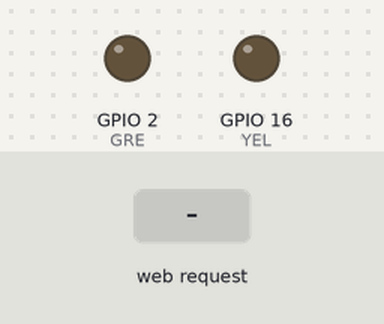
Simulated run of this sketch. Board: ESP8266 (NodeMCU). Parts: output pins drawn as LEDs (lit = HIGH). Dashed ring = blinking. The test bench sets the inputs (shaded band). WiFi joins after 1.5 s; servers stay silent unless stated; pins used as bus, display or sensor lines are not drawn; what the sketch prints to the serial monitor is not drawn.

Above: at 2.7 s.
2.8 s: HTTP request GET /timerLoop/start received
At 3.8 s:
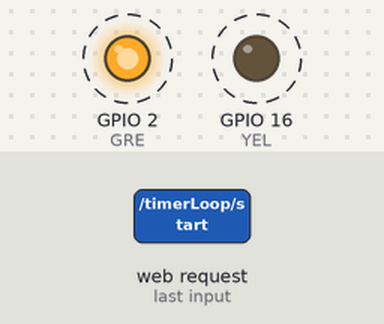
5.8 s: HTTP request GET /green/on received
8.8 s: HTTP request GET /green/off received
Timing chart, 0 to 17.8 s (numbered marks = the images above; inputs shaded):
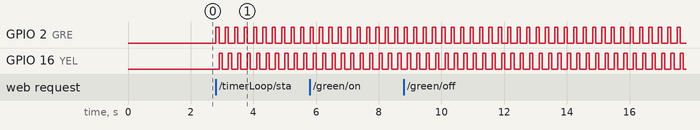

The sketch:

NewLights.ino
```cpp
//Robo India tutorial On Controlling LED on WEB (modified by James Carr)
//https://www.roboindia.com/tutorials


#include <ESP8266WiFi.h>

const char* ssid = "UnimatrixZero";
const char* password = "novi145$";

int YEL = 16; // led connected to D0 (Yellow)
int RE = 15; // led connected to D8 (Red)
int GRE = 2; // led connected to D4 (Green)

bool YellowOn = 0;
bool RedOn = 0;
bool GreenOn = 0;

bool cycle = 0; //flag if the cycle function is on or off
WiFiServer server(80);

void setup()
{
  Serial.begin(115200);
  pinMode(YEL, OUTPUT);
  digitalWrite(YEL, LOW);
  pinMode(RE, OUTPUT);
  digitalWrite(RE, LOW);
  pinMode(GRE, OUTPUT);
  digitalWrite(GRE, LOW);


  Serial.print("Connecting to Internet ");
  WiFi.begin(ssid, password);
  while (WiFi.status() != WL_CONNECTED)
  {
    delay(500);
    Serial.print(".");
  }
  Serial.println("WiFi connected");

 /*-------- server started---------*/
  server.begin();
  Serial.println("Server started");

  /*------printing ip address--------*/
  Serial.print("IP Address of network: ");
  Serial.println(WiFi.localIP());
  Serial.print("Copy and paste the following URL: https://");
  Serial.print(WiFi.localIP());
  Serial.println("/");
}

void loop()
  {
if (cycle){
      Serial.println("Cycling lights");
      digitalWrite(GRE, HIGH);
      delay(100);
      digitalWrite(GRE, LOW);
      digitalWrite(YEL, HIGH);
      delay(100);
      digitalWrite(YEL, LOW);
      digitalWrite(RE, HIGH);
      delay(100);
      digitalWrite(RE, LOW);
    }


    WiFiClient client = server.available();
    client.setTimeout(1000);
    if (!client)
    {
      return;
    }
  Serial.println("Waiting for new client");
  while(!client.available())
  {
    delay(1);
  }

  String request = client.readStringUntil('\r');
  Serial.println(request);
  client.flush();


  int value = LOW;
  if (request.indexOf("/green/on") != -1)
  {

      digitalWrite(GRE, HIGH);

  }
    if (request.indexOf("/green/off") != -1)
  {

      digitalWrite(GRE, LOW);

  }
  if (request.indexOf("/yellow/on") != -1)
  {
      digitalWrite(YEL, HIGH);

  }
    if (request.indexOf("/yellow/off") != -1)
  {
      digitalWrite(YEL, LOW);
  }
  if (request.indexOf("/red/on") != -1)
  {
      digitalWrite(RE, HIGH);
  }
    if (request.indexOf("/red/off") != -1)
  {
      digitalWrite(RE, LOW);
  }
  if (request.indexOf("/timerLoop/start") != -1)
  {
    cycle = 1;
  }
    if (request.indexOf("/timerLoop/stop") != -1)
  {
    cycle = 0;
  }


 Serial.println(cycle);
/*------------------Creating html page---------------------*/

  client.println("HTTP/1.1 200 OK");
  client.println("Content-Type: text/html");
  client.println("");
  client.println("");
  client.println("");

  client.print("LED is: ");

  if(value == HIGH)
  {
    client.print("ON");
  }
  else
  {
    client.print("OFF");
  }
  client.println("");
  client.println("ON");
  client.println("OFF");
  client.println("");

  delay(1);
  Serial.println("Client disonnected");
  Serial.println("");

}
```

Measured:
- after the input at 2.8 s, GPIO 2 (GRE): alternates HIGH for 0.10 s and LOW for 0.20 s, starting at once; GPIO 16 (YEL): alternates HIGH for 0.10 s and LOW for 0.20 s, starting after 0.10 s
